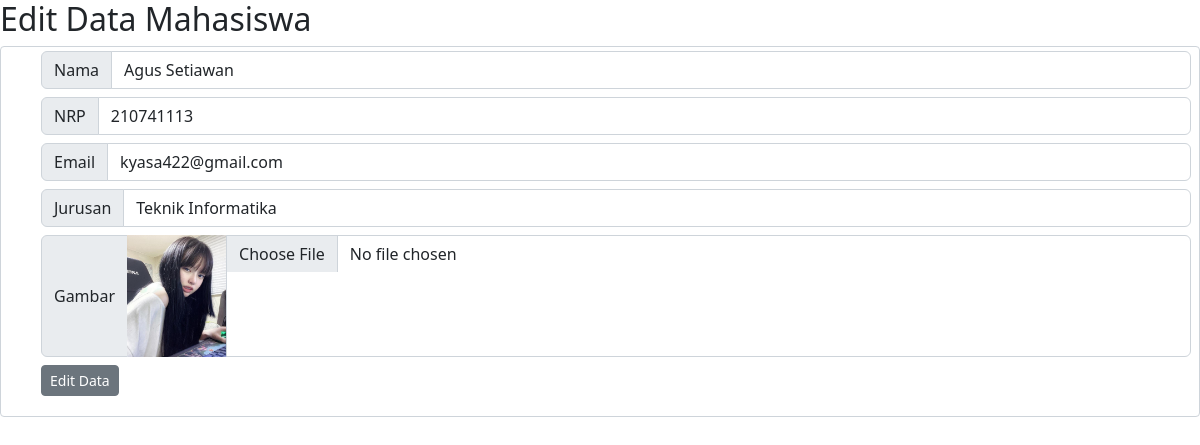
The app's page /pertemuan2/ubah.php?id=1 with its own data.
### tables this page shows
CREATE TABLE `mahasiswa` (
  `id` int(11) NOT NULL,
  `nama` varchar(100) DEFAULT NULL,
  `nrp` char(9) DEFAULT NULL,
  `email` varchar(100) DEFAULT NULL,
  `jurusan` varchar(100) DEFAULT NULL,
  `gambar` varchar(100) DEFAULT NULL
);

### pertemuan2/funtions.php (called while the page is built, shortened)
<?php
$db = mysqli_connect("localhost", "root", "", "phpdasar");
function  query($query)
{
  global $db;
  $result = mysqli_query($db, $query);
  $rows = [];
  while ($row = mysqli_fetch_assoc($result)) {
    $rows[] = $row;
  }
  return $rows;
}

### pertemuan2/ubah.php (the view, shortened to what this page needs)
<?php
require 'funtions.php';
$id = $_GET["id"];
$mhs = query("SELECT * FROM mahasiswa WHERE  id=$id")[0];
?>
<!DOCTYPE html>
<html lang="en">
<head>
    <link rel="stylesheet" href="https://cdn.jsdelivr.net/npm/bootstrap@5.2.0/dist/css/bootstrap.min.css">
</head>
<body>
    <h2>Edit Data Mahasiswa</h2>
    <form action="" method="post" enctype="multipart/form-data" class="form-control form-control-sm">
        <ul>
            <li class="input-group mb-2 ">
                <label for="nama" class="input-group-text  "> Nama </label>
                <input class="form-control" type="text" name="nama" id="nama" required autocomplete="off" value="<?= $mhs["nama"] ?>">
            </li>
            <li class="input-group mb-2">
                <label for="nrp" class="input-group-text"> NRP</label>
                <input class="form-control" type="text" name="nrp" id="nrp" required value="<?= $mhs["nrp"] ?>">
            </li>
            <li class=" input-group mb-2">
                <label for="email" class="input-group-text">Email</label>
                <input class="form-control" type="text" name="email" id="email" required value="<?= $mhs["email"] ?>">
            </li>
            <li class="input-group mb-2">
                <label for="" class="input-group-text">Jurusan</label>
                <input class="form-control" type="text" name="jurusan" id="jurusan" required value="<?= $mhs["jurusan"] ?>">
            </li>
            <li class="input-group mb-2">
                <label for="gambar" class="input-group-text">Gambar</label>
                <img src="../pertemuan1/img/<?= $mhs['gambar'] ?>" width="100px" alt="">
                <input class="form-control" type="file" name="gambar" id="gambar">
            </li>
            <button class="btn btn-secondary btn-sm" type="submit" name="submit"> Edit Data</button>
        </ul>
    </form>
</body>
</html>

### records on screen
mahasiswa: nama "Agus Setiawan", nrp "210741113", email "kyasa422@gmail.com", jurusan "Teknik Informatika", gambar (picture)
